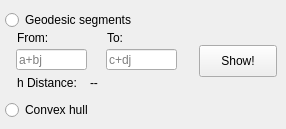
        <widget class="QWidget" name="pageUHPBasicConstructions">
         <widget class="QLabel" name="labelUHPBChdistance">
          <property name="geometry">
           <rect>
            <x>17</x>
            <y>75</y>
            <width>71</width>
            <height>16</height>
           </rect>
          </property>
          <property name="text">
           <string>h Distance:</string>
          </property>
         </widget>
         <widget class="QPushButton" name="pushButtonUHPBCShowGeodesicSegment">
          <property name="geometry">
           <rect>
            <x>199</x>
            <y>45</y>
            <width>78</width>
            <height>32</height>
           </rect>
          </property>
          <property name="text">
           <string>Show!</string>
          </property>
         </widget>
         <widget class="QLabel" name="labelUHPBCto">
          <property name="geometry">
           <rect>
            <x>107</x>
            <y>30</y>
            <width>23</width>
            <height>16</height>
           </rect>
          </property>
          <property name="text">
           <string>To:</string>
          </property>
         </widget>
         <widget class="QLabel" name="labelUHPBCfrom">
          <property name="geometry">
           <rect>
            <x>17</x>
            <y>30</y>
            <width>39</width>
            <height>16</height>
           </rect>
          </property>
          <property name="text">
           <string>From:</string>
          </property>
         </widget>
         <widget class="QLineEdit" name="lineEditUHPBCComplexNumber1">
          <property name="geometry">
           <rect>
            <x>16</x>
            <y>49</y>
            <width>71</width>
            <height>21</height>
           </rect>
          </property>
          <property name="text">
           <string/>
          </property>
          <property name="placeholderText">
           <string>a+bj</string>
          </property>
         </widget>
         <widget class="QLineEdit" name="lineEditUHPBCComplexNumber2">
          <property name="geometry">
           <rect>
            <x>106</x>
            <y>49</y>
            <width>71</width>
            <height>21</height>
           </rect>
          </property>
          <property name="placeholderText">
           <string>c+dj</string>
          </property>
         </widget>
         <widget class="QLabel" name="labelUHPBChdistancenumber">
          <property name="geometry">
           <rect>
            <x>90</x>
            <y>75</y>
            <width>79</width>
            <height>16</height>
           </rect>
          </property>
          <property name="text">
           <string>--</string>
          </property>
         </widget>
         <widget class="QRadioButton" name="radioButtonUHPBCGeodesicSegments">
          <property name="geometry">
           <rect>
            <x>5</x>
            <y>10</y>
            <width>141</width>
            <height>20</height>
           </rect>
          </property>
          <property name="text">
           <string>Geodesic segments</string>
          </property>
          <attribute name="buttonGroup">
           <string notr="true">buttonGroup</string>
          </attribute>
         </widget>
         <widget class="QRadioButton" name="radioButtonUHPBCConvexHull">
          <property name="geometry">
           <rect>
            <x>5</x>
            <y>100</y>
            <width>100</width>
            <height>20</height>
           </rect>
          </property>
          <property name="text">
           <string>Convex hull</string>
          </property>
          <attribute name="buttonGroup">
           <string notr="true">buttonGroup</string>
          </attribute>
         </widget>
        </widget>
